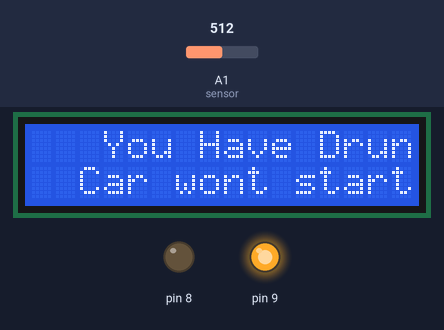
This sketch was run on a simulated Arduino Uno, built with avr-gcc and run on an emulated ATmega328P. Shown: 16×2 character LCD, output pins drawn as LEDs (lit = HIGH). Inputs (shaded band) come from the test bench; at power-on: A1 (sensor) = 512. What the sketch prints to the serial monitor is not drawn.

Above: at 20.1 s.
Timing chart, 0 to 21.6 s (numbered marks = the images above):
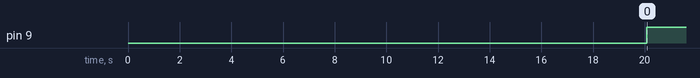

Measured:
- by itself, pin 9: LOW → HIGH at 20.1 s

The sketch:

sketch_aug04a.ino
```cpp
#include <stdio.h>
#include <LiquidCrystal.h>
#define sensor A1
#define motor 8
#define buzzer 9

float sensor_value;

LiquidCrystal lcd( 2, 3, 4, 5, 6, 7);

void setup() {
  lcd.begin(16,2);
  pinMode(A1, INPUT);
  pinMode(8, OUTPUT);
  pinMode(9, OUTPUT);

  lcd.setCursor(3,0);
  lcd.print("Alcohol Detector");
  lcd.clear();
  Serial.begin(9600);
  delay(20000);
}

void loop()
{
  int i;
  i = 390;
  sensor_value = analogRead(sensor);

    if(sensor_value>i)
    {
    lcd.setCursor(3,0);
    lcd.print("You Have Drunk");

    lcd.setCursor(2,1);
    lcd.print("Car wont start");

    Serial.println(sensor_value);
    Serial.println("You Have Drunk");

    digitalWrite(8, LOW);
    digitalWrite(9, HIGH);
    delay(2000);
    lcd.clear();
  }
  else
  {
    lcd.setCursor(3,0);
    lcd.print("You are good to");
    lcd.setCursor(5,1);
    lcd.print("go");

    digitalWrite(8, HIGH);
    digitalWrite(9, LOW);

    Serial.println(sensor_value);
    Serial.println("good to go");
    delay(2000);
  }
 }
```
